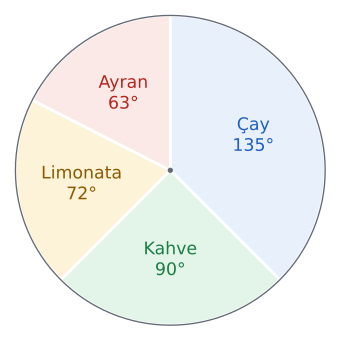

Python code for this plot:
import sys; sys.path.insert(0, "tools")
from cizim import *

def daire(ax, adlar, acilar, yaz=None, r_yazi=0.58, fs=13):
    renk = [MAVI_ACIK, YESIL_ACIK, SARI_ACIK, KIRMIZI_ACIK]; kenar = [MAVI, YESIL, SARI, KIRMIZI]
    bas = 90
    for i, (ad, a) in enumerate(zip(adlar, acilar)):
        ax.add_patch(patches.Wedge((0, 0), 1, bas - a, bas, facecolor=renk[i], edgecolor="white", lw=2))
        orta = np.radians(bas - a / 2)
        t = ad + ("\n" + yaz[i] if yaz and yaz[i] else "")
        ax.text(r_yazi * np.cos(orta), r_yazi * np.sin(orta), t, ha="center", va="center", color=kenar[i], fontsize=fs)
        bas -= a
    ax.add_patch(patches.Circle((0, 0), 1, fill=False, edgecolor=SOLUK, lw=1))
    ax.plot(0, 0, "o", color=SOLUK, markersize=3)
    ax.set_xlim(-1.05, 1.05); ax.set_ylim(-1.05, 1.05); ax.set_aspect("equal"); ax.axis("off")

# Alıştırma Soru 9: kafe, birinci gün. Çay 135, Kahve 90, Limonata 72, Ayran 63.
fig, ax = sekil(4.4, 4.4)
daire(ax, ["Çay", "Kahve", "Limonata", "Ayran"], [135, 90, 72, 63], ["135°", "90°", "72°", "63°"])
kaydet(fig, __file__)
